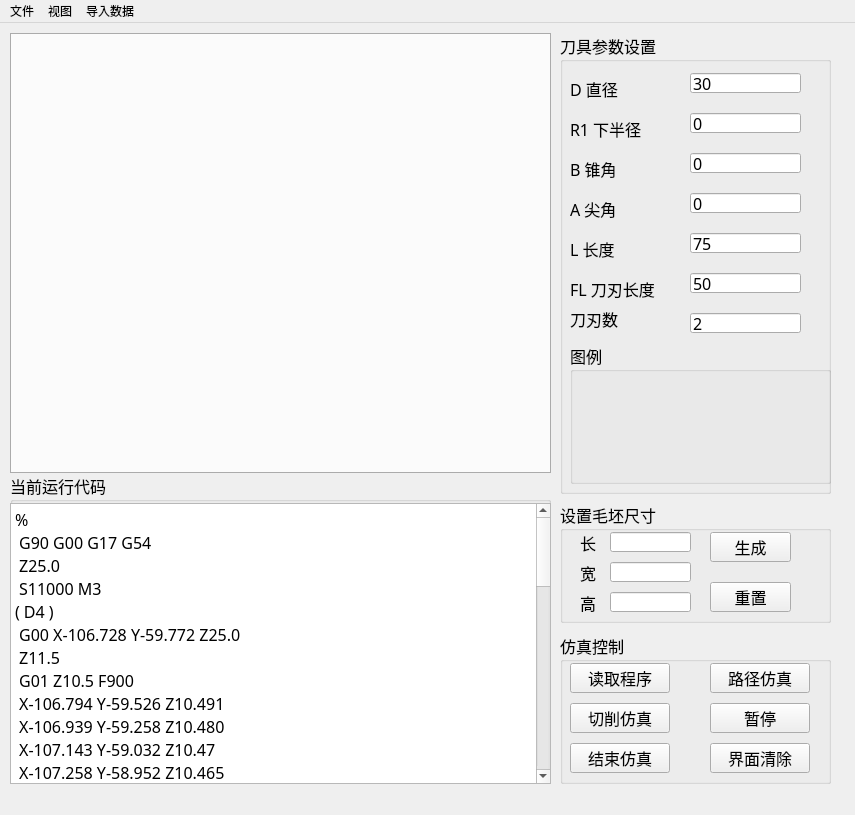
<?xml version="1.0" encoding="UTF-8"?>
<ui version="4.0">
 <class>CopyVericutClass</class>
 <widget class="QMainWindow" name="CopyVericutClass">
  <property name="geometry">
   <rect>
    <x>0</x>
    <y>0</y>
    <width>855</width>
    <height>815</height>
   </rect>
  </property>
  <property name="contextMenuPolicy">
   <enum>Qt::NoContextMenu</enum>
  </property>
  <property name="windowTitle">
   <string>MainWindow</string>
  </property>
  <property name="toolTip">
   <string notr="true"/>
  </property>
  <property name="toolTipDuration">
   <number>-3</number>
  </property>
  <property name="layoutDirection">
   <enum>Qt::LeftToRight</enum>
  </property>
  <property name="documentMode">
   <bool>false</bool>
  </property>
  <property name="dockNestingEnabled">
   <bool>false</bool>
  </property>
  <widget class="QWidget" name="centralwidget">
   <widget class="QTabWidget" name="tabWidget">
    <property name="geometry">
     <rect>
      <x>10</x>
      <y>10</y>
      <width>541</width>
      <height>441</height>
     </rect>
    </property>
    <property name="font">
     <font>
      <family>微软雅黑</family>
      <pointsize>12</pointsize>
     </font>
    </property>
    <property name="currentIndex">
     <number>-1</number>
    </property>
   </widget>
   <widget class="QGroupBox" name="groupBox_2">
    <property name="geometry">
     <rect>
      <x>560</x>
      <y>610</y>
      <width>271</width>
      <height>151</height>
     </rect>
    </property>
    <property name="font">
     <font>
      <family>微软雅黑</family>
      <pointsize>12</pointsize>
     </font>
    </property>
    <property name="title">
     <string>仿真控制</string>
    </property>
    <property name="flat">
     <bool>true</bool>
    </property>
    <property name="checkable">
     <bool>false</bool>
    </property>
    <widget class="QPushButton" name="pushButton_2">
     <property name="geometry">
      <rect>
       <x>10</x>
       <y>30</y>
       <width>100</width>
       <height>30</height>
      </rect>
     </property>
     <property name="font">
      <font>
       <family>微软雅黑</family>
       <pointsize>12</pointsize>
      </font>
     </property>
     <property name="text">
      <string>读取程序</string>
     </property>
    </widget>
    <widget class="QPushButton" name="pushButton">
     <property name="geometry">
      <rect>
       <x>10</x>
       <y>70</y>
       <width>100</width>
       <height>30</height>
      </rect>
     </property>
     <property name="font">
      <font>
       <family>微软雅黑</family>
       <pointsize>12</pointsize>
      </font>
     </property>
     <property name="text">
      <string>切削仿真</string>
     </property>
    </widget>
    <widget class="QPushButton" name="pushButton_3">
     <property name="geometry">
      <rect>
       <x>150</x>
       <y>30</y>
       <width>100</width>
       <height>30</height>
      </rect>
     </property>
     <property name="font">
      <font>
       <family>微软雅黑</family>
       <pointsize>12</pointsize>
      </font>
     </property>
     <property name="text">
      <string>路径仿真</string>
     </property>
    </widget>
    <widget class="QPushButton" name="pushButton_4">
     <property name="geometry">
      <rect>
       <x>150</x>
       <y>70</y>
       <width>100</width>
       <height>30</height>
      </rect>
     </property>
     <property name="font">
      <font>
       <family>微软雅黑</family>
       <pointsize>12</pointsize>
      </font>
     </property>
     <property name="text">
      <string>暂停</string>
     </property>
    </widget>
    <widget class="QPushButton" name="pushButton_7">
     <property name="geometry">
      <rect>
       <x>10</x>
       <y>110</y>
       <width>100</width>
       <height>30</height>
      </rect>
     </property>
     <property name="font">
      <font>
       <family>微软雅黑</family>
       <pointsize>12</pointsize>
      </font>
     </property>
     <property name="text">
      <string>结束仿真</string>
     </property>
    </widget>
    <widget class="QPushButton" name="pushButton_8">
     <property name="geometry">
      <rect>
       <x>150</x>
       <y>110</y>
       <width>100</width>
       <height>30</height>
      </rect>
     </property>
     <property name="font">
      <font>
       <family>微软雅黑</family>
       <pointsize>12</pointsize>
      </font>
     </property>
     <property name="text">
      <string>界面清除</string>
     </property>
    </widget>
   </widget>
   <widget class="QGroupBox" name="groupBox_3">
    <property name="geometry">
     <rect>
      <x>560</x>
      <y>10</y>
      <width>271</width>
      <height>461</height>
     </rect>
    </property>
    <property name="font">
     <font>
      <family>微软雅黑</family>
      <pointsize>12</pointsize>
     </font>
    </property>
    <property name="title">
     <string>刀具参数设置</string>
    </property>
    <widget class="QLabel" name="label_2">
     <property name="geometry">
      <rect>
       <x>10</x>
       <y>40</y>
       <width>61</width>
       <height>31</height>
      </rect>
     </property>
     <property name="toolTip">
      <string>&lt;html&gt;&lt;head/&gt;&lt;body&gt;&lt;p&gt;&lt;span style=&quot; font-family:'Helvetica Neue','Helvetica','Verdana','Arial','sans-serif'; font-size:14px; color:#000000; background-color:#ffffff;&quot;&gt;outer radius&lt;/span&gt;&lt;/p&gt;&lt;/body&gt;&lt;/html&gt;</string>
     </property>
     <property name="text">
      <string>D 直径</string>
     </property>
    </widget>
    <widget class="QLineEdit" name="lineEdit">
     <property name="geometry">
      <rect>
       <x>130</x>
       <y>40</y>
       <width>111</width>
       <height>20</height>
      </rect>
     </property>
     <property name="text">
      <string>30</string>
     </property>
    </widget>
    <widget class="QLineEdit" name="lineEdit_2">
     <property name="geometry">
      <rect>
       <x>130</x>
       <y>80</y>
       <width>111</width>
       <height>20</height>
      </rect>
     </property>
     <property name="text">
      <string>0</string>
     </property>
    </widget>
    <widget class="QLabel" name="label_3">
     <property name="geometry">
      <rect>
       <x>10</x>
       <y>80</y>
       <width>81</width>
       <height>31</height>
      </rect>
     </property>
     <property name="text">
      <string>R1 下半径</string>
     </property>
    </widget>
    <widget class="QLineEdit" name="lineEdit_3">
     <property name="geometry">
      <rect>
       <x>130</x>
       <y>120</y>
       <width>111</width>
       <height>20</height>
      </rect>
     </property>
     <property name="text">
      <string>0</string>
     </property>
    </widget>
    <widget class="QLabel" name="label_4">
     <property name="geometry">
      <rect>
       <x>10</x>
       <y>120</y>
       <width>81</width>
       <height>31</height>
      </rect>
     </property>
     <property name="text">
      <string>B 锥角</string>
     </property>
    </widget>
    <widget class="QLineEdit" name="lineEdit_4">
     <property name="geometry">
      <rect>
       <x>130</x>
       <y>160</y>
       <width>111</width>
       <height>20</height>
      </rect>
     </property>
     <property name="text">
      <string>0</string>
     </property>
    </widget>
    <widget class="QLabel" name="label_6">
     <property name="geometry">
      <rect>
       <x>10</x>
       <y>160</y>
       <width>91</width>
       <height>31</height>
      </rect>
     </property>
     <property name="text">
      <string>A 尖角</string>
     </property>
    </widget>
    <widget class="QLineEdit" name="lineEdit_5">
     <property name="geometry">
      <rect>
       <x>130</x>
       <y>200</y>
       <width>111</width>
       <height>20</height>
      </rect>
     </property>
     <property name="text">
      <string>75</string>
     </property>
    </widget>
    <widget class="QLabel" name="label_7">
     <property name="geometry">
      <rect>
       <x>10</x>
       <y>200</y>
       <width>71</width>
       <height>31</height>
      </rect>
     </property>
     <property name="text">
      <string>L 长度</string>
     </property>
    </widget>
    <widget class="QLineEdit" name="lineEdit_6">
     <property name="geometry">
      <rect>
       <x>130</x>
       <y>240</y>
       <width>111</width>
       <height>20</height>
      </rect>
     </property>
     <property name="text">
      <string>50</string>
     </property>
    </widget>
    <widget class="QLabel" name="label_8">
     <property name="geometry">
      <rect>
       <x>10</x>
       <y>240</y>
       <width>91</width>
       <height>31</height>
      </rect>
     </property>
     <property name="text">
      <string>FL 刀刃长度</string>
     </property>
    </widget>
    <widget class="QLineEdit" name="lineEdit_7">
     <property name="geometry">
      <rect>
       <x>130</x>
       <y>280</y>
       <width>111</width>
       <height>20</height>
      </rect>
     </property>
     <property name="text">
      <string>2</string>
     </property>
    </widget>
    <widget class="QLabel" name="label_9">
     <property name="geometry">
      <rect>
       <x>10</x>
       <y>270</y>
       <width>81</width>
       <height>31</height>
      </rect>
     </property>
     <property name="text">
      <string>刀刃数</string>
     </property>
    </widget>
    <widget class="QGroupBox" name="groupBox_4">
     <property name="geometry">
      <rect>
       <x>10</x>
       <y>310</y>
       <width>261</width>
       <height>141</height>
      </rect>
     </property>
     <property name="title">
      <string>图例</string>
     </property>
     <widget class="QLabel" name="label">
      <property name="geometry">
       <rect>
        <x>10</x>
        <y>0</y>
        <width>241</width>
        <height>151</height>
       </rect>
      </property>
      <property name="text">
       <string/>
      </property>
      <property name="pixmap">
       <pixmap>Pic/刀具.png</pixmap>
      </property>
     </widget>
    </widget>
   </widget>
   <widget class="QGroupBox" name="groupBox">
    <property name="geometry">
     <rect>
      <x>10</x>
      <y>450</y>
      <width>541</width>
      <height>311</height>
     </rect>
    </property>
    <property name="font">
     <font>
      <family>微软雅黑</family>
      <pointsize>12</pointsize>
      <underline>false</underline>
     </font>
    </property>
    <property name="cursor">
     <cursorShape>ArrowCursor</cursorShape>
    </property>
    <property name="autoFillBackground">
     <bool>true</bool>
    </property>
    <property name="title">
     <string>当前运行代码</string>
    </property>
    <property name="flat">
     <bool>true</bool>
    </property>
    <widget class="QTextBrowser" name="textBrowser">
     <property name="geometry">
      <rect>
       <x>0</x>
       <y>30</y>
       <width>541</width>
       <height>281</height>
      </rect>
     </property>
     <property name="html">
      <string>&lt;!DOCTYPE HTML PUBLIC &quot;-//W3C//DTD HTML 4.0//EN&quot; &quot;http://www.w3.org/TR/REC-html40/strict.dtd&quot;&gt;
&lt;html&gt;&lt;head&gt;&lt;meta name=&quot;qrichtext&quot; content=&quot;1&quot; /&gt;&lt;style type=&quot;text/css&quot;&gt;
p, li { white-space: pre-wrap; }
&lt;/style&gt;&lt;/head&gt;&lt;body style=&quot; font-family:'SimSun'; font-size:9pt; font-weight:400; font-style:normal;&quot;&gt;
&lt;p style=&quot; margin-top:0px; margin-bottom:0px; margin-left:0px; margin-right:0px; -qt-block-indent:0; text-indent:0px;&quot;&gt;&lt;span style=&quot; font-family:'微软雅黑'; font-size:12pt;&quot;&gt;%&lt;/span&gt;&lt;/p&gt;
&lt;p style=&quot; margin-top:0px; margin-bottom:0px; margin-left:0px; margin-right:0px; -qt-block-indent:0; text-indent:0px;&quot;&gt;&lt;span style=&quot; font-family:'微软雅黑'; font-size:12pt;&quot;&gt; G90 G00 G17 G54 &lt;/span&gt;&lt;/p&gt;
&lt;p style=&quot; margin-top:0px; margin-bottom:0px; margin-left:0px; margin-right:0px; -qt-block-indent:0; text-indent:0px;&quot;&gt;&lt;span style=&quot; font-family:'微软雅黑'; font-size:12pt;&quot;&gt; Z25.0&lt;/span&gt;&lt;/p&gt;
&lt;p style=&quot; margin-top:0px; margin-bottom:0px; margin-left:0px; margin-right:0px; -qt-block-indent:0; text-indent:0px;&quot;&gt;&lt;span style=&quot; font-family:'微软雅黑'; font-size:12pt;&quot;&gt; S11000 M3&lt;/span&gt;&lt;/p&gt;
&lt;p style=&quot; margin-top:0px; margin-bottom:0px; margin-left:0px; margin-right:0px; -qt-block-indent:0; text-indent:0px;&quot;&gt;&lt;span style=&quot; font-family:'微软雅黑'; font-size:12pt;&quot;&gt;( D4 )&lt;/span&gt;&lt;/p&gt;
&lt;p style=&quot; margin-top:0px; margin-bottom:0px; margin-left:0px; margin-right:0px; -qt-block-indent:0; text-indent:0px;&quot;&gt;&lt;span style=&quot; font-family:'微软雅黑'; font-size:12pt;&quot;&gt; G00 X-106.728 Y-59.772 Z25.0   &lt;/span&gt;&lt;/p&gt;
&lt;p style=&quot; margin-top:0px; margin-bottom:0px; margin-left:0px; margin-right:0px; -qt-block-indent:0; text-indent:0px;&quot;&gt;&lt;span style=&quot; font-family:'微软雅黑'; font-size:12pt;&quot;&gt; Z11.5&lt;/span&gt;&lt;/p&gt;
&lt;p style=&quot; margin-top:0px; margin-bottom:0px; margin-left:0px; margin-right:0px; -qt-block-indent:0; text-indent:0px;&quot;&gt;&lt;span style=&quot; font-family:'微软雅黑'; font-size:12pt;&quot;&gt; G01 Z10.5 F900&lt;/span&gt;&lt;/p&gt;
&lt;p style=&quot; margin-top:0px; margin-bottom:0px; margin-left:0px; margin-right:0px; -qt-block-indent:0; text-indent:0px;&quot;&gt;&lt;span style=&quot; font-family:'微软雅黑'; font-size:12pt;&quot;&gt; X-106.794 Y-59.526 Z10.491&lt;/span&gt;&lt;/p&gt;
&lt;p style=&quot; margin-top:0px; margin-bottom:0px; margin-left:0px; margin-right:0px; -qt-block-indent:0; text-indent:0px;&quot;&gt;&lt;span style=&quot; font-family:'微软雅黑'; font-size:12pt;&quot;&gt; X-106.939 Y-59.258 Z10.480&lt;/span&gt;&lt;/p&gt;
&lt;p style=&quot; margin-top:0px; margin-bottom:0px; margin-left:0px; margin-right:0px; -qt-block-indent:0; text-indent:0px;&quot;&gt;&lt;span style=&quot; font-family:'微软雅黑'; font-size:12pt;&quot;&gt; X-107.143 Y-59.032 Z10.47&lt;/span&gt;&lt;/p&gt;
&lt;p style=&quot; margin-top:0px; margin-bottom:0px; margin-left:0px; margin-right:0px; -qt-block-indent:0; text-indent:0px;&quot;&gt;&lt;span style=&quot; font-family:'微软雅黑'; font-size:12pt;&quot;&gt; X-107.258 Y-58.952 Z10.465&lt;/span&gt;&lt;/p&gt;
&lt;p style=&quot; margin-top:0px; margin-bottom:0px; margin-left:0px; margin-right:0px; -qt-block-indent:0; text-indent:0px;&quot;&gt;&lt;span style=&quot; font-family:'微软雅黑'; font-size:12pt;&quot;&gt; X-107.5 Y-58.815 Z10.455&lt;/span&gt;&lt;/p&gt;
&lt;p style=&quot; margin-top:0px; margin-bottom:0px; margin-left:0px; margin-right:0px; -qt-block-indent:0; text-indent:0px;&quot;&gt;&lt;span style=&quot; font-family:'微软雅黑'; font-size:12pt;&quot;&gt; X-107.766 Y-58.734 Z10.446&lt;/span&gt;&lt;/p&gt;
&lt;p style=&quot; margin-top:0px; margin-bottom:0px; margin-left:0px; margin-right:0px; -qt-block-indent:0; text-indent:0px;&quot;&gt;&lt;span style=&quot; font-family:'微软雅黑'; font-size:12pt;&quot;&gt; X-108.043 Y-58.711 Z10.436&lt;/span&gt;&lt;/p&gt;
&lt;p style=&quot; margin-top:0px; margin-bottom:0px; margin-left:0px; margin-right:0px; -qt-block-indent:0; text-indent:0px;&quot;&gt;&lt;span style=&quot; font-family:'微软雅黑'; font-size:12pt;&quot;&gt; X-108.318 Y-58.749 Z10.426&lt;/span&gt;&lt;/p&gt;
&lt;p style=&quot; margin-top:0px; margin-bottom:0px; margin-left:0px; margin-right:0px; -qt-block-indent:0; text-indent:0px;&quot;&gt;&lt;span style=&quot; font-family:'微软雅黑'; font-size:12pt;&quot;&gt; X-108.579 Y-58.845 Z10.416&lt;/span&gt;&lt;/p&gt;
&lt;p style=&quot; margin-top:0px; margin-bottom:0px; margin-left:0px; margin-right:0px; -qt-block-indent:0; text-indent:0px;&quot;&gt;&lt;span style=&quot; font-family:'微软雅黑'; font-size:12pt;&quot;&gt; X-108.813 Y-58.995 Z10.407&lt;/span&gt;&lt;/p&gt;
&lt;p style=&quot; margin-top:0px; margin-bottom:0px; margin-left:0px; margin-right:0px; -qt-block-indent:0; text-indent:0px;&quot;&gt;&lt;span style=&quot; font-family:'微软雅黑'; font-size:12pt;&quot;&gt; X-109.009 Y-59.191 Z10.397&lt;/span&gt;&lt;/p&gt;
&lt;p style=&quot; margin-top:0px; margin-bottom:0px; margin-left:0px; margin-right:0px; -qt-block-indent:0; text-indent:0px;&quot;&gt;&lt;span style=&quot; font-family:'微软雅黑'; font-size:12pt;&quot;&gt; X-109.158 Y-59.425 Z10.387&lt;/span&gt;&lt;/p&gt;
&lt;p style=&quot; margin-top:0px; margin-bottom:0px; margin-left:0px; margin-right:0px; -qt-block-indent:0; text-indent:0px;&quot;&gt;&lt;span style=&quot; font-family:'微软雅黑'; font-size:12pt;&quot;&gt; X-109.254 Y-59.686 Z10.378&lt;/span&gt;&lt;/p&gt;
&lt;p style=&quot; margin-top:0px; margin-bottom:0px; margin-left:0px; margin-right:0px; -qt-block-indent:0; text-indent:0px;&quot;&gt;&lt;span style=&quot; font-family:'微软雅黑'; font-size:12pt;&quot;&gt; X-109.291 Y-59.962 Z10.368&lt;/span&gt;&lt;/p&gt;
&lt;p style=&quot; margin-top:0px; margin-bottom:0px; margin-left:0px; margin-right:0px; -qt-block-indent:0; text-indent:0px;&quot;&gt;&lt;span style=&quot; font-family:'微软雅黑'; font-size:12pt;&quot;&gt; X-109.269 Y-60.25 Z10.358&lt;/span&gt;&lt;/p&gt;
&lt;p style=&quot; margin-top:0px; margin-bottom:0px; margin-left:0px; margin-right:0px; -qt-block-indent:0; text-indent:0px;&quot;&gt;&lt;span style=&quot; font-family:'微软雅黑'; font-size:12pt;&quot;&gt; X-109.183 Y-60.526 Z10.348&lt;/span&gt;&lt;/p&gt;
&lt;p style=&quot; margin-top:0px; margin-bottom:0px; margin-left:0px; margin-right:0px; -qt-block-indent:0; text-indent:0px;&quot;&gt;&lt;span style=&quot; font-family:'微软雅黑'; font-size:12pt;&quot;&gt; X-109.038 Y-60.776 Z10.338&lt;/span&gt;&lt;/p&gt;
&lt;p style=&quot; margin-top:0px; margin-bottom:0px; margin-left:0px; margin-right:0px; -qt-block-indent:0; text-indent:0px;&quot;&gt;&lt;span style=&quot; font-family:'微软雅黑'; font-size:12pt;&quot;&gt; X-108.841 Y-60.988 Z10.328&lt;/span&gt;&lt;/p&gt;
&lt;p style=&quot; margin-top:0px; margin-bottom:0px; margin-left:0px; margin-right:0px; -qt-block-indent:0; text-indent:0px;&quot;&gt;&lt;span style=&quot; font-family:'微软雅黑'; font-size:12pt;&quot;&gt; X-108.602 Y-61.151 Z10.317&lt;/span&gt;&lt;/p&gt;
&lt;p style=&quot; margin-top:0px; margin-bottom:0px; margin-left:0px; margin-right:0px; -qt-block-indent:0; text-indent:0px;&quot;&gt;&lt;span style=&quot; font-family:'微软雅黑'; font-size:12pt;&quot;&gt; X-108.333 Y-61.256 Z10.307&lt;/span&gt;&lt;/p&gt;
&lt;p style=&quot; margin-top:0px; margin-bottom:0px; margin-left:0px; margin-right:0px; -qt-block-indent:0; text-indent:0px;&quot;&gt;&lt;span style=&quot; font-family:'微软雅黑'; font-size:12pt;&quot;&gt; X-108.047 Y-61.3 Z10.297&lt;/span&gt;&lt;/p&gt;
&lt;p style=&quot; margin-top:0px; margin-bottom:0px; margin-left:0px; margin-right:0px; -qt-block-indent:0; text-indent:0px;&quot;&gt;&lt;span style=&quot; font-family:'微软雅黑'; font-size:12pt;&quot;&gt; X-107.759 Y-61.279 Z10.287&lt;/span&gt;&lt;/p&gt;
&lt;p style=&quot; margin-top:0px; margin-bottom:0px; margin-left:0px; margin-right:0px; -qt-block-indent:0; text-indent:0px;&quot;&gt;&lt;span style=&quot; font-family:'微软雅黑'; font-size:12pt;&quot;&gt; X-107.483 Y-61.194 Z10.277&lt;/span&gt;&lt;/p&gt;
&lt;p style=&quot; margin-top:0px; margin-bottom:0px; margin-left:0px; margin-right:0px; -qt-block-indent:0; text-indent:0px;&quot;&gt;&lt;span style=&quot; font-family:'微软雅黑'; font-size:12pt;&quot;&gt; X-107.311 Y-61.104 Z10.27&lt;/span&gt;&lt;/p&gt;
&lt;p style=&quot; margin-top:0px; margin-bottom:0px; margin-left:0px; margin-right:0px; -qt-block-indent:0; text-indent:0px;&quot;&gt;&lt;span style=&quot; font-family:'微软雅黑'; font-size:12pt;&quot;&gt; X-107.155 Y-60.989 Z10.264&lt;/span&gt;&lt;/p&gt;
&lt;p style=&quot; margin-top:0px; margin-bottom:0px; margin-left:0px; margin-right:0px; -qt-block-indent:0; text-indent:0px;&quot;&gt;&lt;span style=&quot; font-family:'微软雅黑'; font-size:12pt;&quot;&gt; X-107.017 Y-60.853 Z10.257&lt;/span&gt;&lt;/p&gt;
&lt;p style=&quot; margin-top:0px; margin-bottom:0px; margin-left:0px; margin-right:0px; -qt-block-indent:0; text-indent:0px;&quot;&gt;&lt;span style=&quot; font-family:'微软雅黑'; font-size:12pt;&quot;&gt; X-106.902 Y-60.697 Z10.25&lt;/span&gt;&lt;/p&gt;
&lt;p style=&quot; margin-top:0px; margin-bottom:0px; margin-left:0px; margin-right:0px; -qt-block-indent:0; text-indent:0px;&quot;&gt;&lt;span style=&quot; font-family:'微软雅黑'; font-size:12pt;&quot;&gt; X-107.404 Y-60.38 F3000&lt;/span&gt;&lt;/p&gt;
&lt;p style=&quot; margin-top:0px; margin-bottom:0px; margin-left:0px; margin-right:0px; -qt-block-indent:0; text-indent:0px;&quot;&gt;&lt;span style=&quot; font-family:'微软雅黑'; font-size:12pt;&quot;&gt; X-109.09 Y-59.304&lt;/span&gt;&lt;/p&gt;
&lt;p style=&quot; margin-top:0px; margin-bottom:0px; margin-left:0px; margin-right:0px; -qt-block-indent:0; text-indent:0px;&quot;&gt;&lt;span style=&quot; font-family:'微软雅黑'; font-size:12pt;&quot;&gt; G03 X-109.291 Y-59.962I1.082J-0.691&lt;/span&gt;&lt;/p&gt;
&lt;p style=&quot; margin-top:0px; margin-bottom:0px; margin-left:0px; margin-right:0px; -qt-block-indent:0; text-indent:0px;&quot;&gt;&lt;span style=&quot; font-family:'微软雅黑'; font-size:12pt;&quot;&gt; G03 X-107.483 Y-61.194I1.294J-0.044&lt;/span&gt;&lt;/p&gt;
&lt;p style=&quot; margin-top:0px; margin-bottom:0px; margin-left:0px; margin-right:0px; -qt-block-indent:0; text-indent:0px;&quot;&gt;&lt;span style=&quot; font-family:'微软雅黑'; font-size:12pt;&quot;&gt; G03 X-107.143 Y-59.032I-0.514J1.188&lt;/span&gt;&lt;/p&gt;
&lt;p style=&quot; margin-top:0px; margin-bottom:0px; margin-left:0px; margin-right:0px; -qt-block-indent:0; text-indent:0px;&quot;&gt;&lt;span style=&quot; font-family:'微软雅黑'; font-size:12pt;&quot;&gt; G01 X-107.258 Y-58.952&lt;/span&gt;&lt;/p&gt;
&lt;p style=&quot; margin-top:0px; margin-bottom:0px; margin-left:0px; margin-right:0px; -qt-block-indent:0; text-indent:0px;&quot;&gt;&lt;span style=&quot; font-family:'微软雅黑'; font-size:12pt;&quot;&gt; G03 X-109.09 Y-59.304I-0.749J-1.043&lt;/span&gt;&lt;/p&gt;
&lt;p style=&quot; margin-top:0px; margin-bottom:0px; margin-left:0px; margin-right:0px; -qt-block-indent:0; text-indent:0px;&quot;&gt;&lt;span style=&quot; font-family:'微软雅黑'; font-size:12pt;&quot;&gt; G01 X-107.404 Y-60.38&lt;/span&gt;&lt;/p&gt;
&lt;p style=&quot; margin-top:0px; margin-bottom:0px; margin-left:0px; margin-right:0px; -qt-block-indent:0; text-indent:0px;&quot;&gt;&lt;span style=&quot; font-family:'微软雅黑'; font-size:12pt;&quot;&gt; Z11.25&lt;/span&gt;&lt;/p&gt;&lt;/body&gt;&lt;/html&gt;</string>
     </property>
    </widget>
   </widget>
   <widget class="QGroupBox" name="groupBox_5">
    <property name="geometry">
     <rect>
      <x>560</x>
      <y>479</y>
      <width>271</width>
      <height>121</height>
     </rect>
    </property>
    <property name="font">
     <font>
      <family>微软雅黑</family>
      <pointsize>12</pointsize>
     </font>
    </property>
    <property name="title">
     <string>设置毛坯尺寸</string>
    </property>
    <widget class="QPushButton" name="pushButton_5">
     <property name="geometry">
      <rect>
       <x>150</x>
       <y>30</y>
       <width>81</width>
       <height>30</height>
      </rect>
     </property>
     <property name="font">
      <font>
       <family>微软雅黑</family>
       <pointsize>12</pointsize>
      </font>
     </property>
     <property name="text">
      <string>生成</string>
     </property>
    </widget>
    <widget class="QLabel" name="label_5">
     <property name="geometry">
      <rect>
       <x>20</x>
       <y>30</y>
       <width>21</width>
       <height>21</height>
      </rect>
     </property>
     <property name="text">
      <string>长</string>
     </property>
    </widget>
    <widget class="QLineEdit" name="lineEdit_8">
     <property name="geometry">
      <rect>
       <x>50</x>
       <y>30</y>
       <width>81</width>
       <height>20</height>
      </rect>
     </property>
    </widget>
    <widget class="QLabel" name="label_10">
     <property name="geometry">
      <rect>
       <x>20</x>
       <y>60</y>
       <width>21</width>
       <height>21</height>
      </rect>
     </property>
     <property name="text">
      <string>宽</string>
     </property>
    </widget>
    <widget class="QLabel" name="label_11">
     <property name="geometry">
      <rect>
       <x>20</x>
       <y>90</y>
       <width>21</width>
       <height>21</height>
      </rect>
     </property>
     <property name="text">
      <string>高</string>
     </property>
    </widget>
    <widget class="QLineEdit" name="lineEdit_9">
     <property name="geometry">
      <rect>
       <x>50</x>
       <y>60</y>
       <width>81</width>
       <height>20</height>
      </rect>
     </property>
    </widget>
    <widget class="QLineEdit" name="lineEdit_10">
     <property name="geometry">
      <rect>
       <x>50</x>
       <y>90</y>
       <width>81</width>
       <height>20</height>
      </rect>
     </property>
    </widget>
    <widget class="QPushButton" name="pushButton_6">
     <property name="geometry">
      <rect>
       <x>150</x>
       <y>80</y>
       <width>81</width>
       <height>30</height>
      </rect>
     </property>
     <property name="font">
      <font>
       <family>微软雅黑</family>
       <pointsize>12</pointsize>
      </font>
     </property>
     <property name="text">
      <string>重置</string>
     </property>
    </widget>
   </widget>
  </widget>
  <widget class="QMenuBar" name="menuBar">
   <property name="geometry">
    <rect>
     <x>0</x>
     <y>0</y>
     <width>855</width>
     <height>22</height>
    </rect>
   </property>
   <widget class="QMenu" name="menu">
    <property name="font">
     <font>
      <family>微软雅黑</family>
     </font>
    </property>
    <property name="title">
     <string>文件</string>
    </property>
    <addaction name="quit"/>
   </widget>
   <widget class="QMenu" name="menu_3">
    <property name="title">
     <string>视图</string>
    </property>
    <addaction name="actionView_Bottom"/>
    <addaction name="actionView_Front"/>
    <addaction name="actionView_Iso"/>
    <addaction name="actionView_Left"/>
    <addaction name="actionView_Right"/>
    <addaction name="actionView_Top"/>
   </widget>
   <widget class="QMenu" name="menu_2">
    <property name="title">
     <string>导入数据</string>
    </property>
    <addaction name="import_machining_part"/>
    <addaction name="import_machone_model"/>
   </widget>
   <addaction name="menu"/>
   <addaction name="menu_3"/>
   <addaction name="menu_2"/>
  </widget>
  <action name="action">
   <property name="checkable">
    <bool>false</bool>
   </property>
   <property name="text">
    <string>menu</string>
   </property>
   <property name="shortcut">
    <string>Ctrl+Q</string>
   </property>
  </action>
  <action name="quit">
   <property name="text">
    <string>退出</string>
   </property>
  </action>
  <action name="action112">
   <property name="text">
    <string>宁波启迪自动化零件有限公司</string>
   </property>
  </action>
  <action name="actionkaifazhe">
   <property name="text">
    <string>开发者</string>
   </property>
  </action>
  <action name="actionView_Bottom">
   <property name="text">
    <string>View_Bottom</string>
   </property>
  </action>
  <action name="actionView_Front">
   <property name="text">
    <string>View_Front</string>
   </property>
  </action>
  <action name="actionView_Iso">
   <property name="text">
    <string>View_Iso</string>
   </property>
  </action>
  <action name="actionView_Left">
   <property name="text">
    <string>View_Left</string>
   </property>
  </action>
  <action name="actionView_Right">
   <property name="text">
    <string>View_Right</string>
   </property>
  </action>
  <action name="actionView_Top">
   <property name="text">
    <string>View_Top</string>
   </property>
  </action>
  <action name="vision">
   <property name="text">
    <string>软件说明</string>
   </property>
  </action>
  <action name="import_machining_part">
   <property name="text">
    <string>导入加工零件</string>
   </property>
   <property name="toolTip">
    <string>导入加工零件</string>
   </property>
  </action>
  <action name="import_machone_model">
   <property name="text">
    <string>导入机床模型</string>
   </property>
  </action>
 </widget>
 <resources/>
 <connections/>
</ui>
